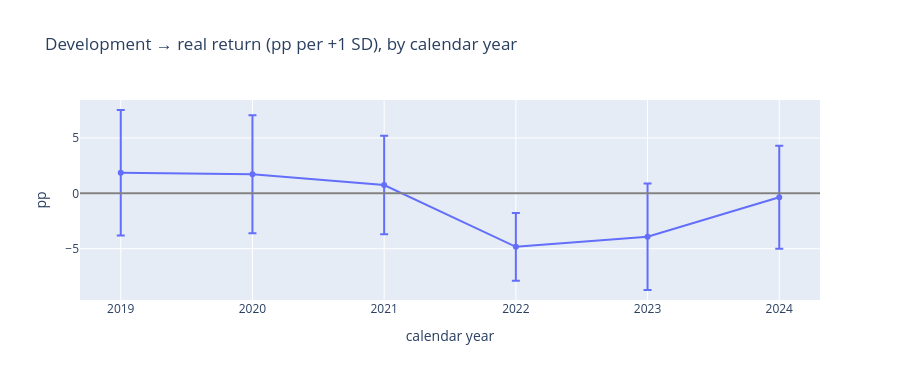

Write notebook code for a chart like this one.
### Markdown cell above
### Year by year
The return gap between more and less developed countries for each calendar year (company-level model with sector and size controls, errors clustered by country). A pattern driven by one or two years (2020 crash, 2022 energy shock) would show up here.

### Code cell
rows = []
for y, g in ret.groupby("year"):
    m = fit_cluster("real_ret_pp ~ dev_z + C(sector) + size_rank", g.dropna(subset=["dev_z", "size_rank"]))
    rows.append({"year": y, "coef": m.params["dev_z"], "lo": m.params["dev_z"] - 1.96 * m.bse["dev_z"], "hi": m.params["dev_z"] + 1.96 * m.bse["dev_z"], "n": int(m.nobs)})
by_year = pd.DataFrame(rows).set_index("year")
fig = go.Figure(go.Scatter(x=by_year.index, y=by_year.coef, mode="lines+markers", error_y=dict(type="data", array=by_year.hi - by_year.coef, arrayminus=by_year.coef - by_year.lo)))
fig.add_hline(y=0, line_color="grey"); fig.update_layout(height=380, title="Development → real return (pp per +1 SD), by calendar year", xaxis_title="calendar year", yaxis_title="pp"); fig.show()
by_year.round(2)

### Figure 1 — Plotly figure (JSON) as saved in the notebook; plotly's stock layout.template omitted (floating-point values rounded to 4 significant figures)
{"data": [{"error_y": {"array": [5.671, 5.329, 4.441, 3.063, 4.814, 4.654], "arrayminus": [5.671, 5.329, 4.441, 3.063, 4.814, 4.654], "type": "data"}, "mode": "lines+markers", "type": "scatter", "x": [2019, 2020, 2021, 2022, 2023, 2024], "y": [1.857, 1.727, 0.7566, -4.831, -3.918, -0.3464]}], "layout": {"height": 380, "shapes": [{"line": {"color": "grey"}, "type": "line", "x0": 0, "x1": 1, "xref": "x domain", "y0": 0, "y1": 0, "yref": "y"}], "title": {"text": "Development → real return (pp per +1 SD), by calendar year"}, "xaxis": {"title": {"text": "calendar year"}}, "yaxis": {"title": {"text": "pp"}}}}
